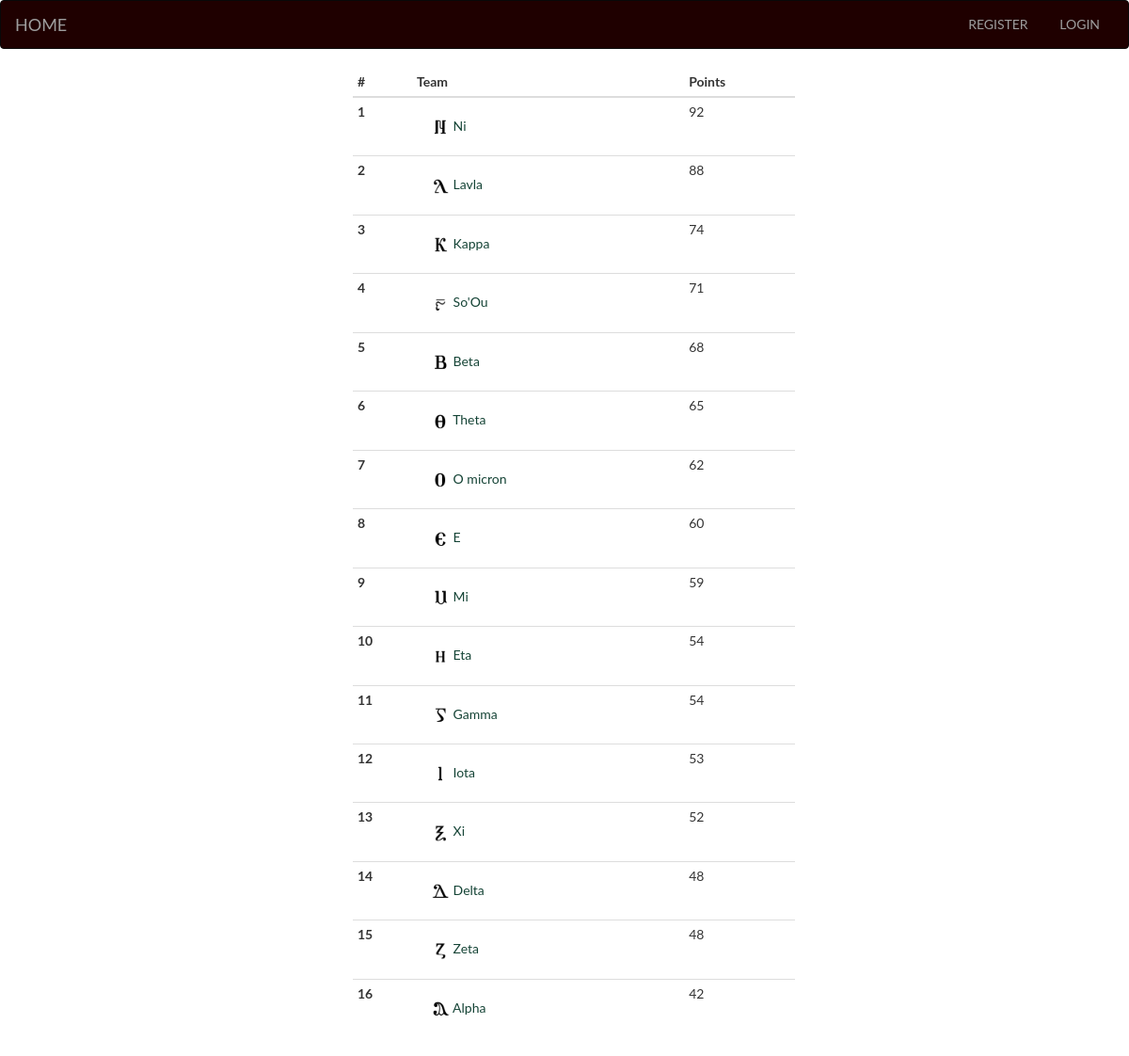
The app's page /index/ with its own data.
### accounts/models.py (models this page shows, shortened)
class Team(models.Model):
    name = models.CharField(max_length=500,blank=True,default=' ')
    points = models.IntegerField(default=0, blank=False)
    avatar = models.ImageField(upload_to='avatars/', blank=True, default='avatars/defaultdp.jpg')
    class Meta:
        verbose_name_plural = 'Team '

### drops_app/views.py (the view)
# urls.py: url(r'^index/', include('drops_app.urls')),
def index(request):
        template = 'accounts/index.html'
        groups = Team.objects.order_by('-points')
        if request.user.is_authenticated:
                user = request.user
                groups = Team.objects.order_by('-points')
                profile = user.profile
                return render(request, template,
                              {'user': user, 'teams': groups, 'profile': profile})
        else:
                return render(request, template,
                              {'teams': groups})

### accounts/templates/accounts/index.html (shortened to what this page needs)
{% extends 'accounts/base.html' %}
{% load staticfiles %}
{% block styles %}
    <link rel="stylesheet" href="{% static 'accounts/index.css' %}">
{% endblock %}
{% block body %}
<div  id="main" class="col-lg-5 col-sm-6" style="position:absolute;left:30%;" >
<table class="table table-condensed" >
  <thead class="thead-inverse">
    <tr>
      <th>#</th>
        <th>Team</th>
        <th>Points</th>
    </tr>
  </thead>
  <tbody>
  {% for Team in teams %}
  	{% if Team == profile.group %}
  <tr class="success">
	  {% else %}
  <tr >
	  {% endif %}
      <th scope="row">{{ forloop.counter }}</th>
      <td style="padding:20px;"><img width="20px" height="20px" src="/media/{{Team.avatar}}"/> <a href="/team/{{Team.id}}"> {{Team.name}}</a></td>
      <td>{{Team.points}}</td>
    </tr>
  {% endfor %}
  </tbody>
</table>
</div>
{% endblock %}

### static/accounts/index.css (style rules this page uses)
body { font-family: 'Lato', 'Helvetica Neue', Helvetica, Arial, sans-serif; overflow-x: hidden; }
a, a.active, a:active, a:focus, a:hover { color: #154436; outline: none; }

### records on screen
Team: avatar (picture), name "Ni", points "92"
Team: avatar (picture), name "Lavla", points "88"
Team: avatar (picture), name "Kappa", points "74"
Team: avatar (picture), name "So'Ou", points "71"
Team: avatar (picture), name "Beta", points "68"
Team: avatar (picture), name "Theta", points "65"
Team: avatar (picture), name "O micron", points "62"
Team: avatar (picture), name "E", points "60"
Team: avatar (picture), name "Mi", points "59"
Team: avatar (picture), name "Eta", points "54"
Team: avatar (picture), name "Gamma", points "54"
Team: avatar (picture), name "Iota", points "53"
Team: avatar (picture), name "Xi", points "52"
Team: avatar (picture), name "Delta", points "48"
Team: avatar (picture), name "Zeta", points "48"
Team: avatar (picture), name "Alpha", points "42"
